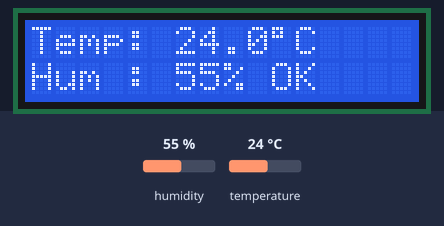
Bench run of a sketch on a simulated Arduino Uno, built with avr-gcc and run on an emulated ATmega328P. On the bench: 16×2 character LCD. Inputs (shaded band) come from the test bench; at power-on: humidity 55 %, temperature 24 °C.

Above: at 4.2 s.
4.3 s: humidity set to 31 %
At 6.9 s:
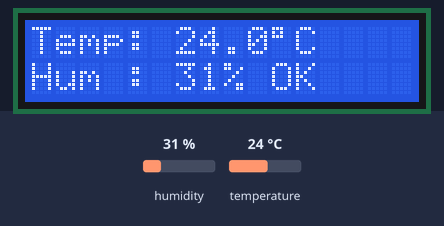
7.3 s: humidity set to 28 %
At 8.6 s:
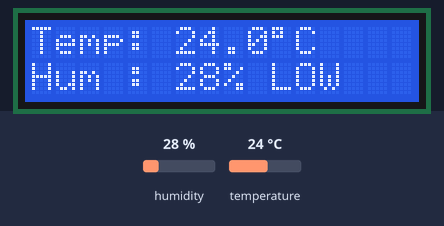
10.3 s: humidity set to 88 %
At 12.9 s:
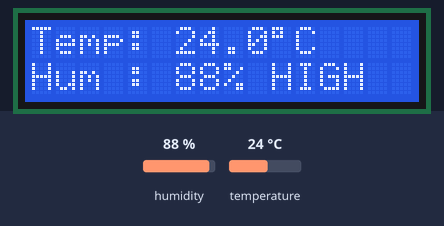
13.3 s: temperature set to 12 °C
At 14.5 s:
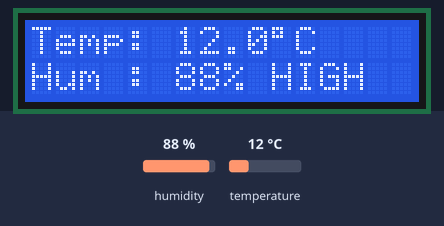
Timing chart, 0 to 16.3 s (numbered marks = the images above; inputs shaded):
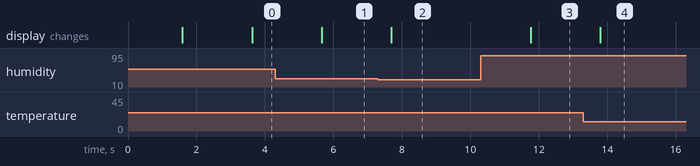

Measured:
- the behaviour switches between 30 and 29 % on humidity (found by bisection; images 1 and 2)
- after the input at 4.3 s, the display: changes after 1.4 s (image 1)
- after the input at 7.3 s, the display: changes after 0.39 s (image 2)
- after the input at 10.3 s, the display: changes after 1.5 s (image 3)
- after the input at 13.3 s, the display: changes after 0.49 s (image 4)

The sketch:

script.ino
```cpp
#include <DHT.h>
#include <LiquidCrystal_I2C.h>
#include <Wire.h>

#define DHTPIN 2
#define DHTTYPE DHT22

DHT dht(DHTPIN, DHTTYPE);
LiquidCrystal_I2C lcd(0x27, 16, 2);

void setup() {
  Serial.begin(9600);
  dht.begin();

  lcd.init();
  lcd.backlight();

  lcd.setCursor(0,0);
  lcd.print("DHT22 Monitor");
  lcd.setCursor(0,1);
  lcd.print("Starting...");
  delay(1500);
  lcd.clear();
}

void loop() {
  delay(2000);

  float h = dht.readHumidity();
  float t = dht.readTemperature();

  if (isnan(h) || isnan(t)) {
    lcd.clear();
    lcd.setCursor(0,0);
    lcd.print(" Sensor Error ");
    lcd.setCursor(0,1);
    lcd.print(" Check Wiring ");
    return;
  }

  String status;
  if (h < 30) status = "LOW ";
  else if (h > 70) status = "HIGH";
  else status = "OK  ";

  lcd.setCursor(0,0);
  lcd.print("Temp: ");
  lcd.print(t,1);
  lcd.print((char)223);
  lcd.print("C   ");

  lcd.setCursor(0,1);
  lcd.print("Hum : ");
  lcd.print((int)h);
  lcd.print("% ");
  lcd.print(status);
}
```
